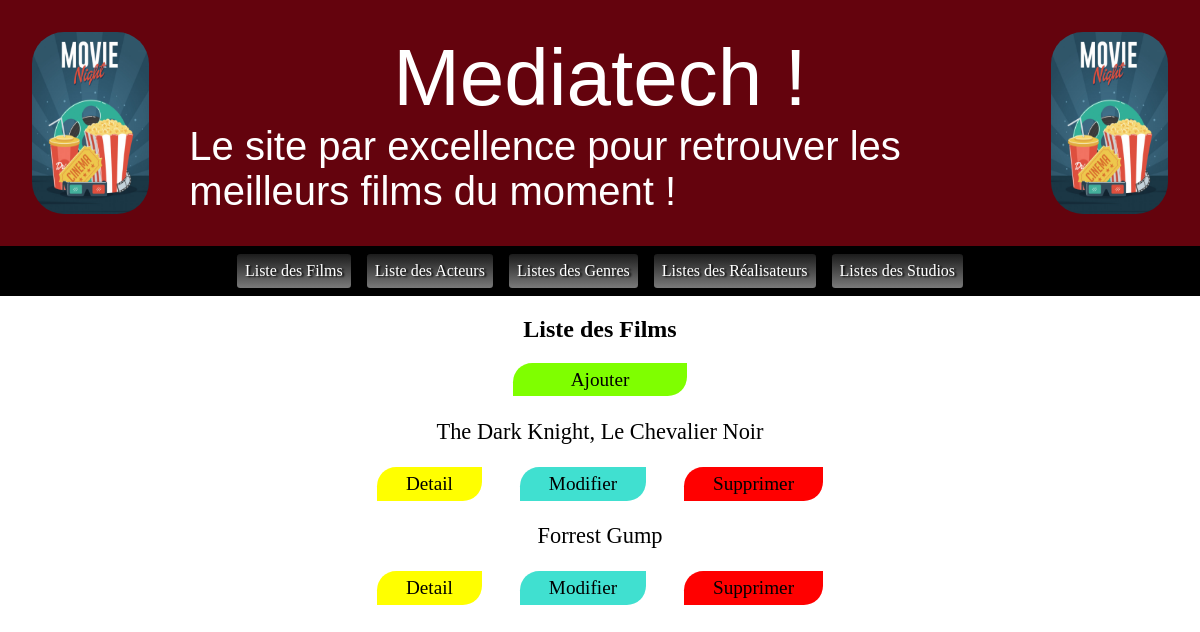
The page /index.php?codePage=listeFilms on the database its author committed.
### tables this page shows
CREATE TABLE Films(
        idFilm    Int  Auto_increment  NOT NULL PRIMARY KEY,
        nomFilm   Varchar (50) NOT NULL ,
        dateFilm  Date NOT NULL ,
        coutFilm  Int NOT NULL ,
        dureeFilm Int NOT NULL ,
        synopFilm Text NOT NULL ,
        idStudio  Int NOT NULL ,
        idGenre   Int NOT NULL
);

### PHP/MODEL/FilmsManager.Class.php (called while the page is built, shortened)
<?php
class FilmsManager
{
    public static function getList()
    {
        $db = DbConnect::getDb();
        $liste = [];
        $q = $db->query("SELECT * FROM Films");
        while ($donnees = $q->fetch(PDO::FETCH_ASSOC))
        {
            if ($donnees != false)
            {
                $liste[] = new Films($donnees);
            }
        }
        return $liste;
    }
}

### PHP/MODEL/GenresManager.Class.php (called while the page is built, shortened)
<?php
class GenresManager
{
    public static function findById($id)
    {
        $db=DbConnect::getDb();
        $id=(int) $id;
        $q = $db->query("SELECT * FROM Genres WHERE idGenre=" . $id);
        $results = $q->fetch(PDO::FETCH_ASSOC);
        if ($results != false)
        {
            return new Genres($results);
        }
        else
        {
            return false;
        }
    }
}

### PHP/CONTROLLER/Films.Class.php (called while the page is built, shortened)
<?php
Class Films{
    private $_idFilm;
    private $_nomFilm;
    public function getIdFilm()
    {
        return $this->_idFilm;
    }
    public function setIdFilm(int $idFilm)
    {
        $this->_idFilm = $idFilm;
    }
    public function getNomFilm()
    {
        return $this->_nomFilm;
    }
    public function setNomFilm($nomFilm)
    {
        $this->_nomFilm = $nomFilm;
    }
    public function setIdGenre(int $idGenre)
    {
        $this->setGenre(GenresManager::findById($idGenre));
    }
    public function __construct(array $options = [])
    {
        if (!empty($options))
        {
            $this->hydrate($options);
        }
    }
    public function hydrate($data)
    {
        foreach ($data as $key => $value)
        {
            $methode = "set" . ucfirst($key);
            if (is_callable(([$this, $methode])))
            {
                $this->$methode($value);
            }
        }
    }
}

### PHP/CONTROLLER/Genres.Class.php (called while the page is built, shortened)
<?php
class Genres
{
    public function hydrate($data)
    {
        foreach ($data as $key => $value) {
            $methode = "set" . ucfirst($key);
        }
    }
}

### PHP/VIEW/ListeFilms.php (the view)
<?php
echo '<div class = "colonne">
<h2>Liste des Films</h2>
<div class = "liste colonne">';
echo '<a class="ajout" href ="index.php?codePage=formFilm&mode=ajout">Ajouter</a>';
$films = FilmsManager::getList();
foreach ($films as $unFilm)
{
    echo '<div class="text">'.$unFilm->getNomFilm().'</div>';
    echo '<div><div><a class="detail btn" href = "index.php?codePage=formFilm&mode=edit&id='.$unFilm->getIdFilm().'">Detail</a></div>';
    echo '<div><a class="modif btn" href = "index.php?codePage=formFilm&mode=modif&id='.$unFilm->getIdFilm().'">Modifier</a></div>';
    echo '<div><a class="suppr btn" href = "index.php?codePage=formFilm&mode=delete&id='.$unFilm->getIdFilm().'">Supprimer</a></div></div>';
}
echo '</div>';

### CSS/style.css (style rules this page uses)
html, body { margin: 0; padding: 0; }
div, a, header, footer, nav, article { display: flex; flex: 1; }
.colonne { flex-direction: column; }
a { text-decoration: none; color: black; }
h2 { text-align: center; }
.ajout { background-color: chartreuse; font-size: 1.2em; border-top-left-radius: 1em; border-bottom-right-radius: 1em; padding: 0.3em 3em; }
.liste { justify-content: center; align-items: center; }
.detail { background-color: yellow; font-size: 1.2em; border-top-left-radius: 1em; border-bottom-right-radius: 1em; padding: 0.3em 1.5em; margin: 0 1em; }
.modif { background-color: turquoise; font-size: 1.2em; border-top-left-radius: 1em; border-bottom-right-radius: 1em; padding: 0.3em 1.5em; margin: 0 1em; }
.suppr { background-color: red; font-size: 1.2em; border-top-left-radius: 1em; border-bottom-right-radius: 1em; padding: 0.3em 1.5em; margin: 0 1em; }
.text { font-size: 1.4em; margin: 1em 1em; }

### rows shown on the page
films: nomFilm "The Dark Knight, Le Chevalier Noir"
films: nomFilm "Forrest Gump"
